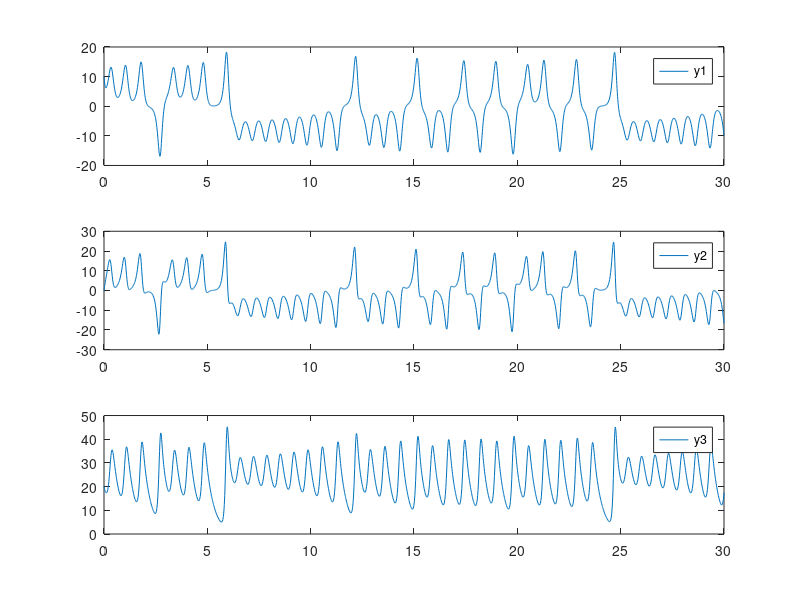
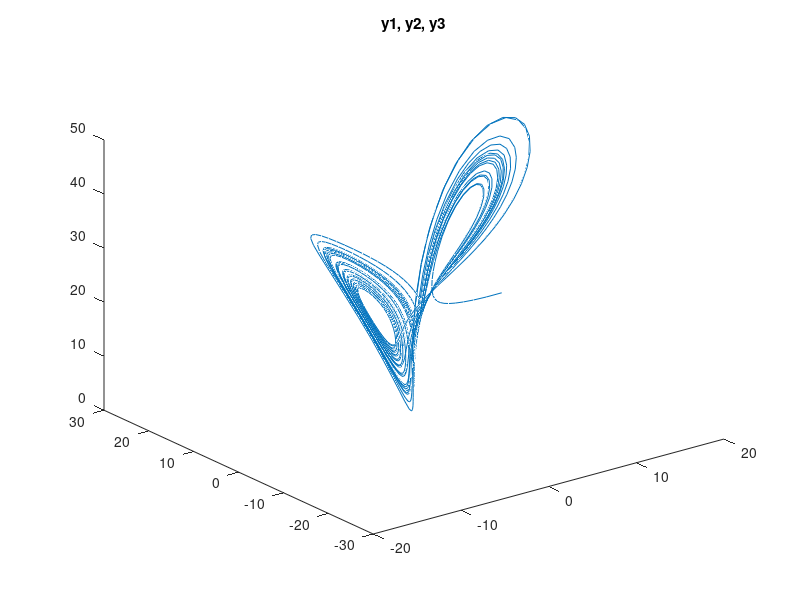
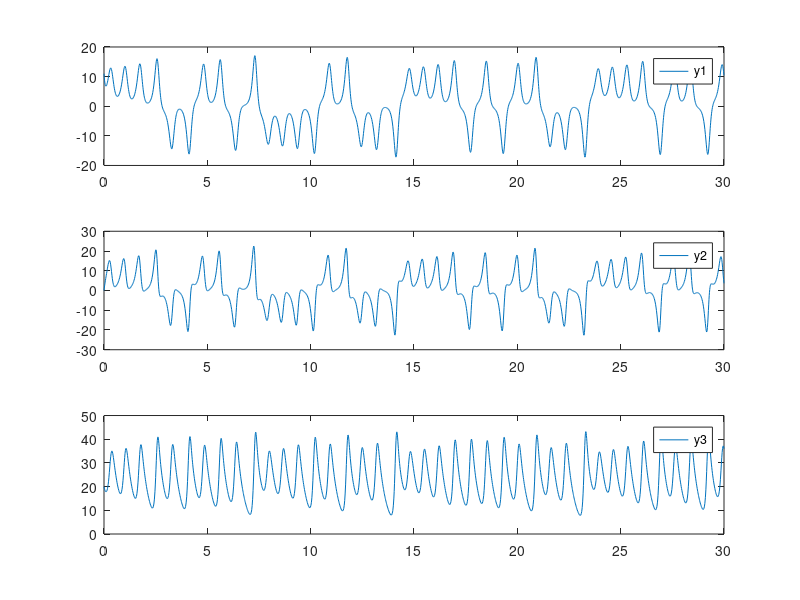
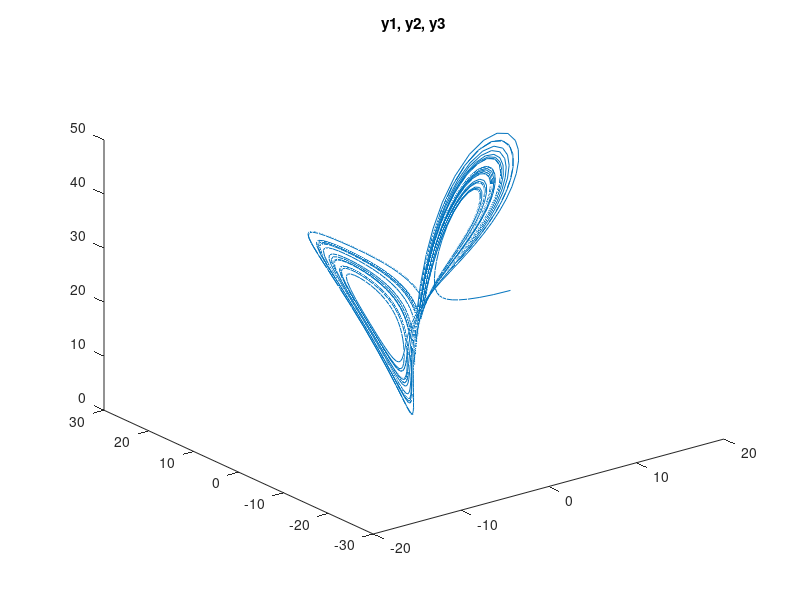

MATLAB code for these plots, in order:
s = 10;
r = 28;
b = 8/3;
init1 = [10, 0, 20];
init2 = [11, 0, 20];
xmax = 30;

%funzione di Lorenz
f=@(t, y) [s*(y(2)-y(1)); r*y(1)-y(2)-y(1)*y(3); y(1)*y(2)-b*y(3)];

%risolviamo con i valori iniziali init1
[t, y] = ode45(f, [0, xmax], init1);
figure;
subplot(3, 1, 1);
plot(t, y(:, 1));
legend('y1');
subplot(3, 1, 2);
plot(t, y(:, 2));
legend('y2');
subplot(3, 1, 3);
plot(t, y(:, 3));
legend('y3');

figure;
plot3(y(:,1), y(:,2), y(:,3));
title('y1, y2, y3');

%risolviamo con i valori iniziali init2
[t, y] = ode45(f, [0, xmax], init2);
figure;
subplot(3, 1, 1);
plot(t, y(:, 1));
legend('y1');
subplot(3, 1, 2);
plot(t, y(:, 2));
legend('y2');
subplot(3, 1, 3);
plot(t, y(:, 3));
legend('y3');

figure;
plot3(y(:,1), y(:,2), y(:,3));
title('y1, y2, y3');


